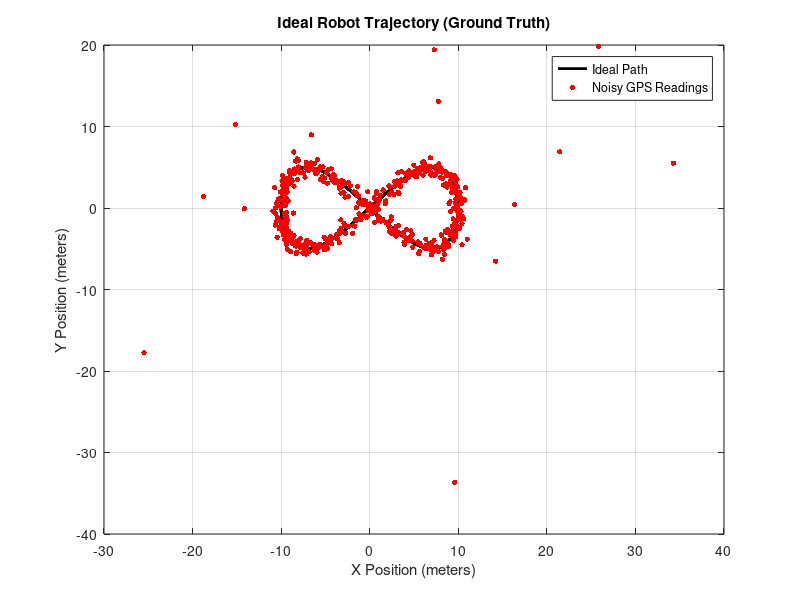

The MATLAB script that drew this image: (Note: this script raises an error after producing the figure.)
% Create a time vector from 0 to 50 seconds, taking a reading every 0.1 seconds
t = 0:0.1:50; 

% Generate a Figure 8 path for the robot
x_true = 10 * sin(t);
y_true = 10 * sin(t) .* cos(t);

% --- Plot the Ground Truth ---
figure;
plot(x_true, y_true, 'k-', 'LineWidth', 2);
title('Ideal Robot Trajectory (Ground Truth)');
xlabel('X Position (meters)');
ylabel('Y Position (meters)');
grid on;

% --- Simulate Sensor Jitter (Gaussian Noise) ---
noise_level = 0.5; % Half a meter of general inaccuracy
x_noisy = x_true + noise_level * randn(size(t));
y_noisy = y_true + noise_level * randn(size(t));

% --- Inject Severe Outliers (Sensor Failures) ---
% Randomly pick 15 moments where the GPS completely glitches
num_outliers = 15;
outlier_indices = randperm(length(t), num_outliers);

% Throw those specific points 10 to 20 meters off course
x_noisy(outlier_indices) = x_noisy(outlier_indices) + 15 * randn(1, num_outliers);
y_noisy(outlier_indices) = y_noisy(outlier_indices) + 15 * randn(1, num_outliers);

% --- Plot the Noisy Data ---
hold on; % Keep the previous perfect path on the screen
scatter(x_noisy, y_noisy, 15, 'r', 'filled'); % Plot the noisy data as red dots
legend('Ideal Path', 'Noisy GPS Readings');

% --- 6. Outlier Detection and Removal (Rolling Median Filter) ---
% We use a sliding window of 21 points (10 on each side + the center point).
% By default, 'movmedian' uses the exact same 3-standard-deviation threshold as hampel.
window_size = 21;

% 1. Detect the outliers (Returns a logical array of true/false)
x_outlier_idx = isoutlier(x_noisy, 'movmedian', window_size);
y_outlier_idx = isoutlier(y_noisy, 'movmedian', window_size);

% 2. Replace the outliers with the local 'center' median 
x_filtered = filloutliers(x_noisy, 'center', 'movmedian', window_size);
y_filtered = filloutliers(y_noisy, 'center', 'movmedian', window_size);

% 3. Combine indices to find all points that were flagged as outliers
all_outliers = union(find(x_outlier_idx), find(y_outlier_idx));

% --- 7. Plot the Data with Outliers Removed ---
figure;
plot(x_true, y_true, 'k-', 'LineWidth', 2);
hold on;

% Plot the cleaned data in blue
scatter(x_filtered, y_filtered, 15, 'b', 'filled');

% Highlight the specific points the algorithm caught and removed in red X's
scatter(x_noisy(all_outliers), y_noisy(all_outliers), 30, 'rx', 'LineWidth', 1.5);

title('Trajectory after Outlier Removal (Base MATLAB Filter)');
xlabel('X Position (meters)');
ylabel('Y Position (meters)');
legend('Ideal Path', 'Cleaned Data (Filtered)', 'Detected/Removed Outliers', 'Location', 'best');
grid on;

% --- 8. The Kalman Filter (Manual Implementation) ---
% Time step from our time vector
dt = 0.1; 

% State Transition Matrix (A): Models how the system moves (Kinematics)
% State is [X position; Y position; X velocity; Y velocity]
A = [1 0 dt 0; 
     0 1 0 dt; 
     0 0 1  0; 
     0 0 0  1];
     
% Measurement Matrix
H = [1 0 0 0; 
     0 1 0 0];
     
% Measurement Noise Covariance 
R = [1 0; 
     0 1];
     
% Process Noise Covariance l
Q = eye(4) * 0.01;

% Initial State Estimate: [X_pos; Y_pos; X_vel; Y_vel]
x_est = [x_filtered(1); y_filtered(1); 0; 0];

% Initial Covariance Estimate 
P = eye(4);

% Arrays to store the final smoothed Kalman Filter output
x_kf = zeros(1, length(t));
y_kf = zeros(1, length(t));

% --- The Kalman Filter Loop ---
for i = 1:length(t)
    % Predict step
    x_est_pred = A * x_est;
    P_pred = A * P * A' + Q;
    
    % Update step with current measurement
    z = [x_filtered(i); y_filtered(i)];

    % Calculate Kalman Gain
    K = P_pred * H' / (H * P_pred * H' + R); 
    
    % Update estimate with measurement
    x_est = x_est_pred + K * (z - H * x_est_pred); 
    
    % Update covariance
    P = (eye(4) - K * H) * P_pred;        
    
    % Store the results for plotting
    x_kf(i) = x_est(1);
    y_kf(i) = x_est(2);
end

% --- Plot the Final Result ---
figure;
plot(x_true, y_true, 'k-', 'LineWidth', 2);
hold on;
scatter(x_filtered, y_filtered, 10, 'b', 'filled', 'MarkerFaceAlpha', 0.3);
plot(x_kf, y_kf, 'g-', 'LineWidth', 2.5); % The final, smoothed Kalman path

title('Final Trajectory Estimation (Kalman Filter)');
xlabel('X Position (meters)');
ylabel('Y Position (meters)');
legend('Ideal Ground Truth', 'Cleaned GPS Measurements', 'Kalman Filter Estimate', 'Location', 'best');
grid on;
